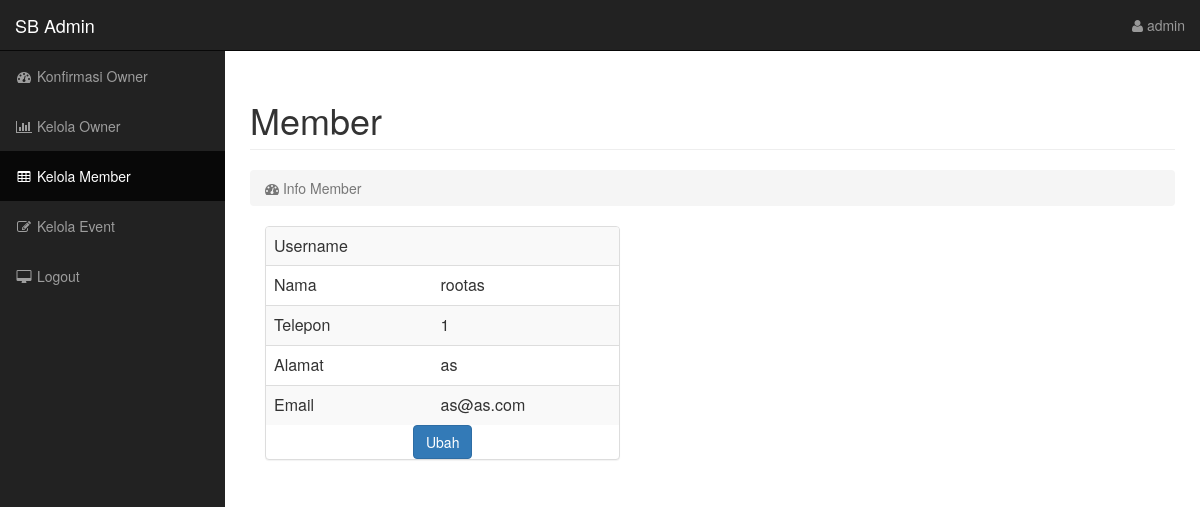
The app's page /admin/index.php?p=manage-member&act=detail&id=2 (signed in) with its own data.
### tables this page shows
CREATE TABLE `member` (
  `id_member` int(11) NOT NULL,
  `username_member` varchar(30) DEFAULT NULL,
  `password_member` varchar(32) DEFAULT NULL,
  `nama_member` varchar(30) DEFAULT NULL,
  `telephone_member` varchar(30) DEFAULT NULL,
  `alamat_member` text,
  `email_member` varchar(100) DEFAULT NULL,
  `status` enum('0','1') DEFAULT NULL
);

### admin/includes/manage-member/info.php (the view, shortened to what this page needs)
<?php
$id = $_GET['id'];
$query = mysqli_query($conn,"select * from member where id_member = ".$id);
$obj = mysqli_fetch_object($query);
 ?>
                <div class="row">
                    <div class="col-lg-12">
                        <h1 class="page-header">
                            Member
                        </h1>
                        <ol class="breadcrumb">
                            <li class="active">
                                <i class="fa fa-dashboard"></i> Info Member
                            </li>
                        </ol>
                    </div>
                </div>
                <div class="row">
                    <div class="col-lg-12">
<div class="col-lg-12" style="margin: 0 auto;float: none;">
<div class="row">
<div class="col-lg-5">
		<div class="panel panel-default">
				<table class="table table-striped">
						<tr>
						<td>Username</td><td><?php echo $obj->username_member; ?></td>
					</tr>
					<tr>
						<td>Nama</td><td><?php echo $obj->nama_member; ?></td>
					</tr>
					<tr>
						<td>Telepon</td><td><?php echo $obj->telephone_member; ?></td>
					</tr>
					<tr>
						<td>Alamat</td><td><?php echo $obj->alamat_member; ?></td>
					</tr>
					<tr>
						<td>Email</td><td><?php echo $obj->email_member; ?></td>
					</tr>
				</table>
				<center>
				<a href="index.php?p=manage-member&act=edit&id=<?php echo $obj->id_member; ?>">
					<button class="btn btn-primary">Ubah</button>
				</a>
				</center>
		</div>
</div>
</div>
</div>
</div>
</div>

### admin/assets/css/sb-admin.css (style rules this page uses)
body { margin-top: 100px; background-color: #222; }
@media (min-width:768px) { body { margin-top: 50px; } }

### records on screen
member: nama_member "rootas", telephone_member "1", alamat_member "as", email_member "as@as.com"

### other values on screen
$_SESSION['username'] "admin"
